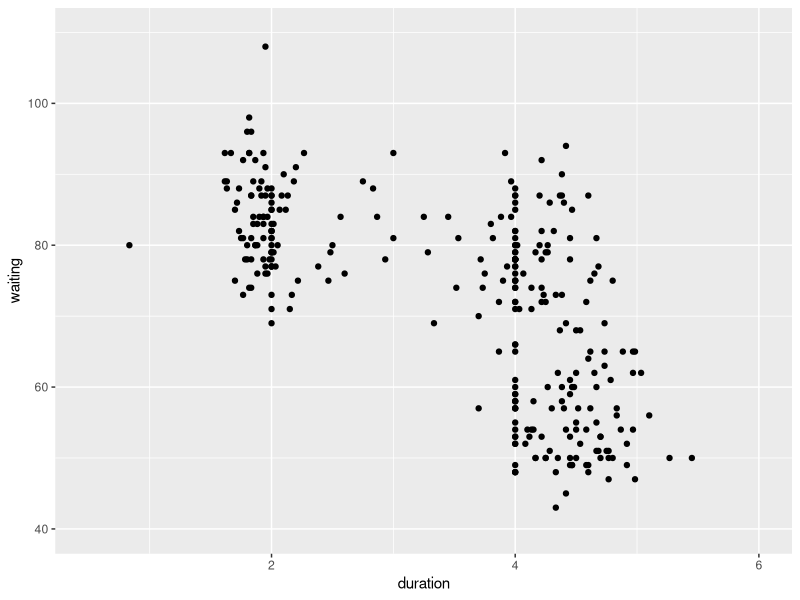
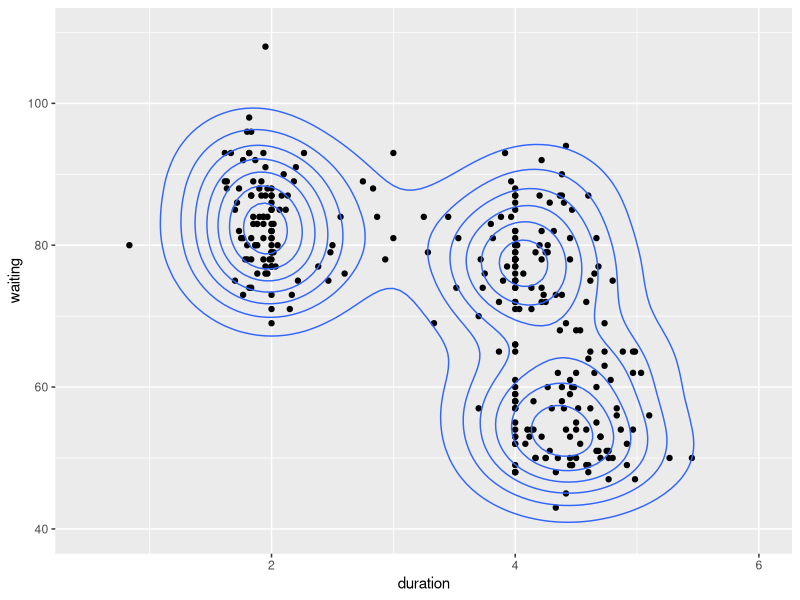
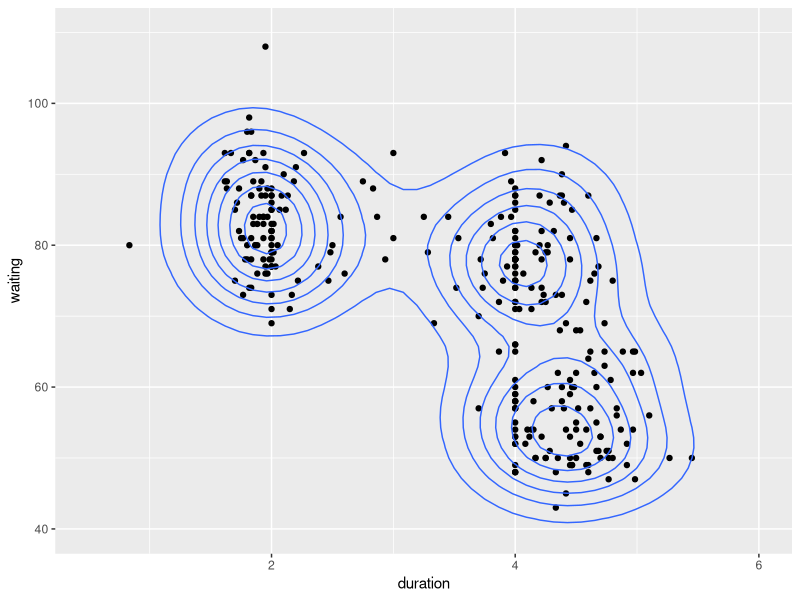
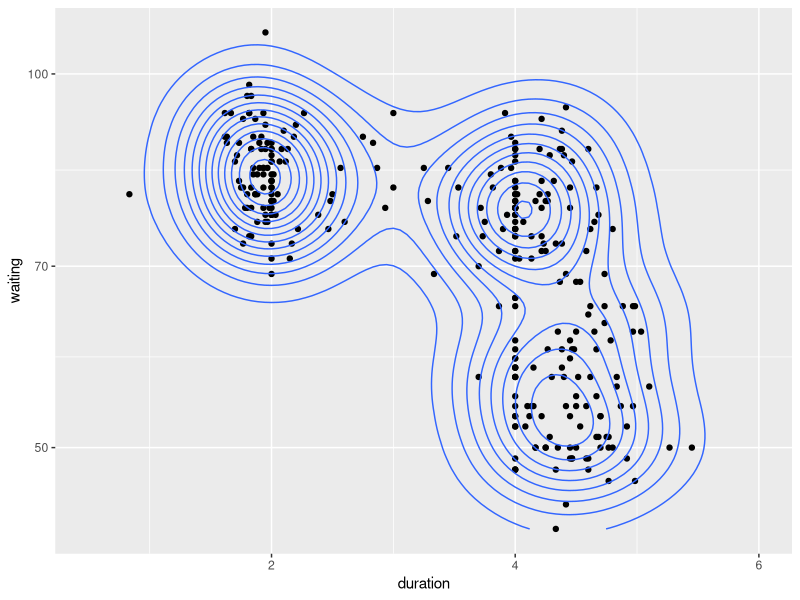
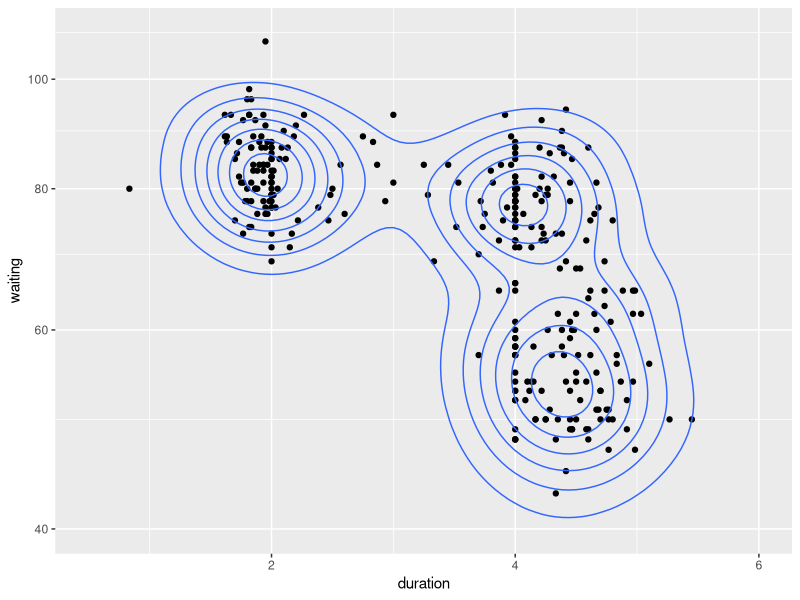
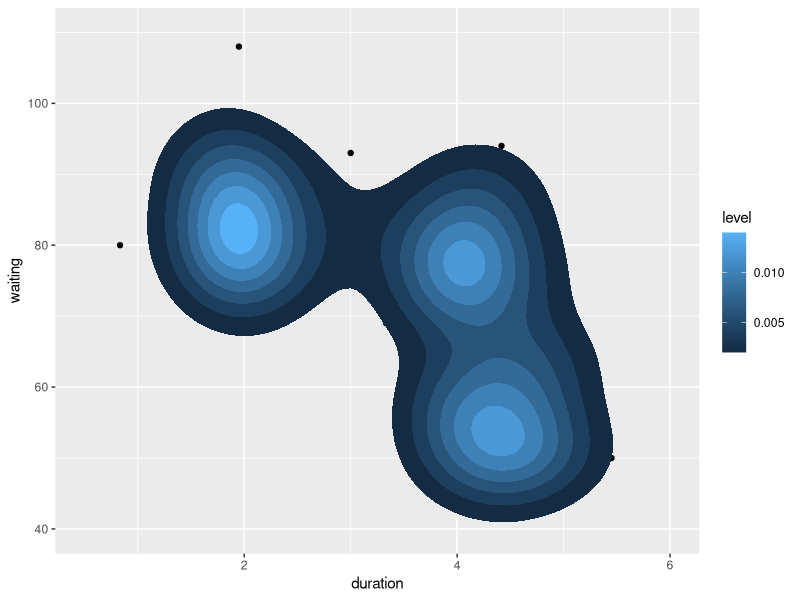
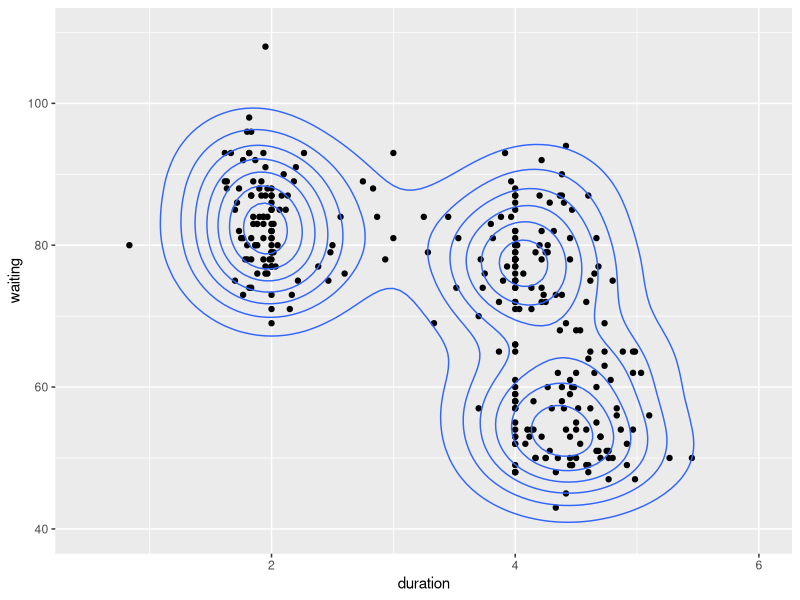
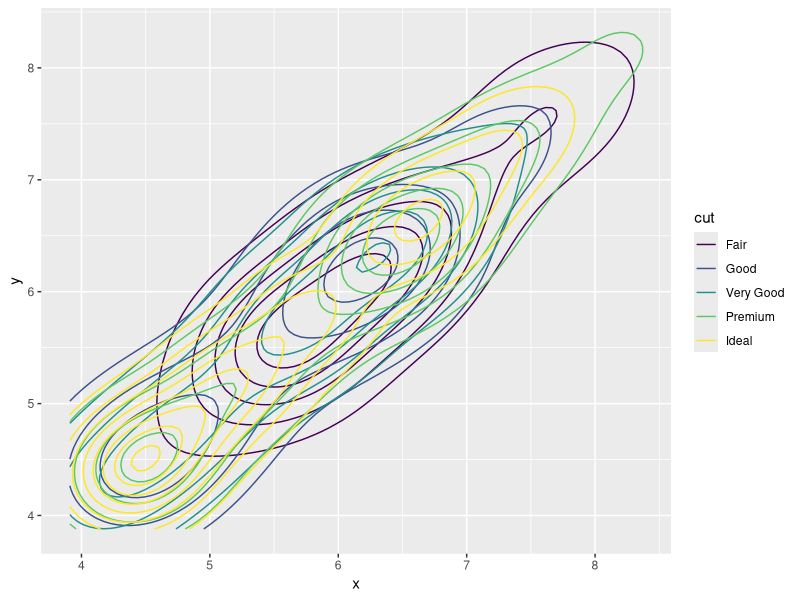

The R script that drew these images, in order:
## ---- chunk 1
library(ggplot2)
library(MASS)
data(geyser)
head(geyser)
## ---- chunk 2

m <- ggplot(geyser, aes(x = duration, y = waiting)) +
  geom_point() + xlim(0.5, 6) + ylim(40, 110)
m
# Add contours
m + geom_density2d()
## ---- chunk 3
dens <- kde2d(geyser$duration, geyser$waiting, n = 50,
              lims = c(0.5, 6, 40, 110))
densdf <- data.frame(expand.grid(duration = dens$x, waiting = dens$y),
 z = as.vector(dens$z))
head(densdf)
m + geom_contour(aes(z=z), data=densdf)
## ---- chunk 4
m + geom_density2d() + scale_y_log10()
m + geom_density2d() + coord_trans(y="log10")

m + stat_density2d(aes(fill = ..level..), geom="polygon")
## ---- chunk 5
qplot(duration, waiting, data=geyser, geom=c("point","density2d")) +
  xlim(0.5, 6) + ylim(40, 110)
## ---- chunk 6
set.seed(4393)
dsmall <- diamonds[sample(nrow(diamonds), 1000), ]
qplot(x, y, data = dsmall, geom = "density2d", colour = cut)
qplot(x, y, data = dsmall, geom = "density2d", linetype = cut)
qplot(carat, price, data = dsmall, geom = "density2d", colour = cut)
d <- ggplot(dsmall, aes(carat, price)) + xlim(1,3)
d + geom_point() + geom_density2d()
## ---- chunk 7
d + stat_density2d(geom="tile", aes(fill = ..density..), contour = FALSE)
last_plot() + scale_fill_gradient(limits=c(1e-5,8e-4))
## ---- chunk 8
# Or points:
d + stat_density2d(geom="point", aes(size = ..density..), contour = FALSE)

